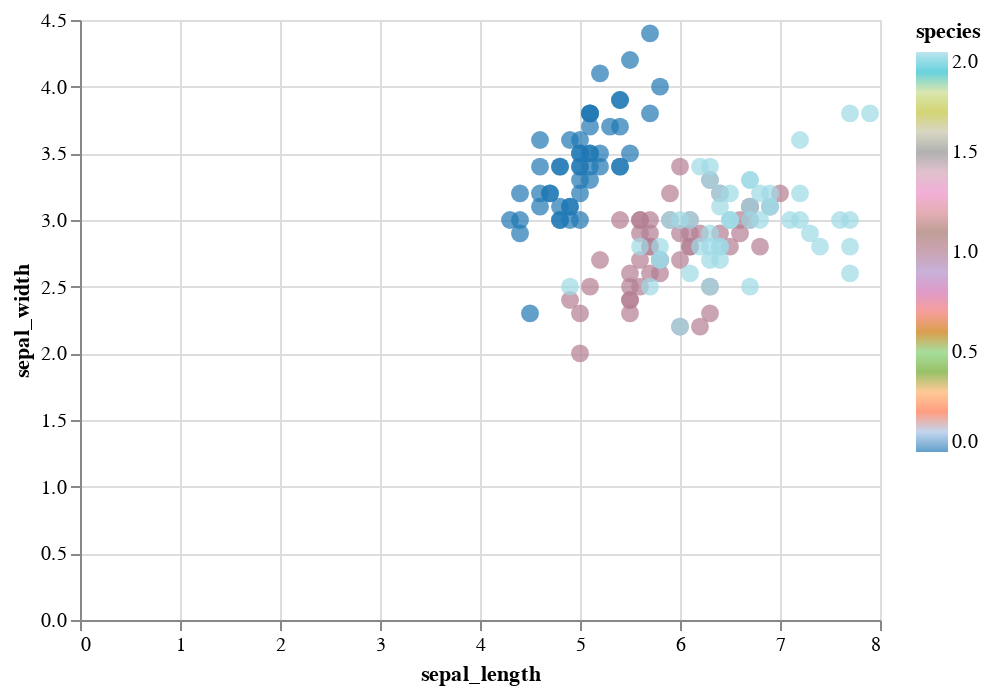

The notebook cell this image was saved under:
### Code cell
import altair as alt

# Join the iris_df2 with the original df on index
iris_joined = iris_df2.join(df['species'])

# Creating the the plot
alt.Chart(iris_joined).mark_circle(size=80).encode(
    x='sepal_length',
    y='sepal_width',
    color=alt.Color('species', scale=alt.Scale(scheme='category20')),
    tooltip=['sepal_length', 'sepal_width', 'species']).interactive()

### Figure 1 — Vega-Lite specification as saved in the notebook (floating-point values rounded to 4 significant figures; data arrays with more than 128 entries replaced by an {"elided": "..."} marker saying what was removed)
{"config": {"view": {"continuousWidth": 400, "continuousHeight": 300}}, "data": {"name": "data-76cbab05b84031d832b023bdeb91ad54"}, "mark": {"type": "circle", "size": 80}, "encoding": {"color": {"field": "species", "scale": {"scheme": "category20"}, "type": "quantitative"}, "tooltip": [{"field": "sepal_length", "type": "quantitative"}, {"field": "sepal_width", "type": "quantitative"}, {"field": "species", "type": "quantitative"}], "x": {"field": "sepal_length", "type": "quantitative"}, "y": {"field": "sepal_width", "type": "quantitative"}}, "selection": {"selector010": {"type": "interval", "bind": "scales", "encodings": ["x", "y"]}}, "$schema": "https://vega.github.io/schema/vega-lite/v4.17.0.json", "datasets": {"data-76cbab05b84031d832b023bdeb91ad54": {"elided": "150 records"}}}
